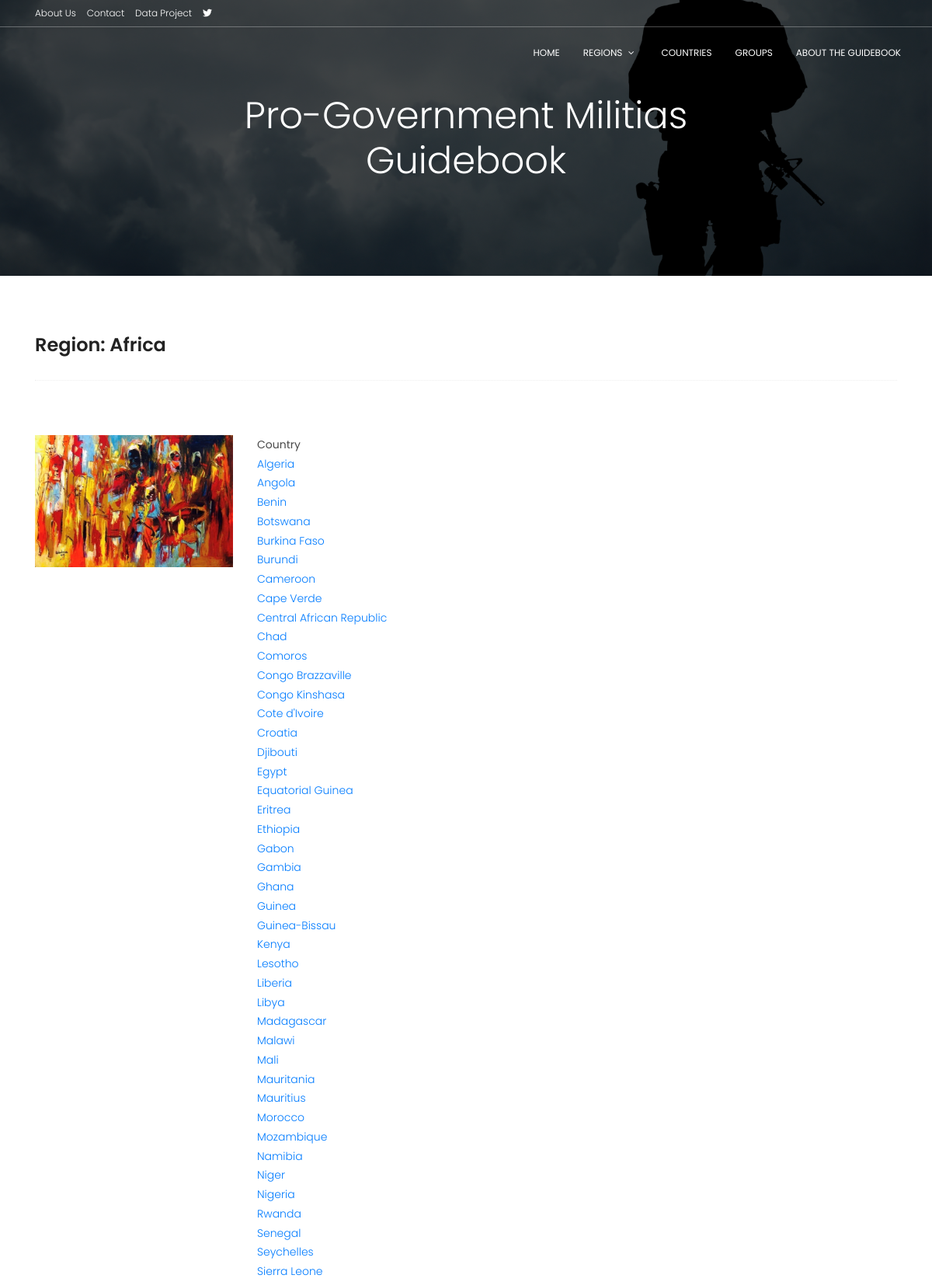
The page /regions/africa/ (upper part) on the database its author committed.
### dataentry/models.py (models this page shows, shortened)
class Country(models.Model):
    LEVEL1REGION = (('Asia', 'Asia'),('Africa','Africa'),('Americas','Americas'),('Oceania', 'Oceania'),('Europe', 'Europe'))
    LEVEL2REGION = (('Eastern Africa','Eastern Africa'),('Middle Africa','Middle Africa'),('Northern Africa','Northern Africa'),('Southern Africa','Southern Africa'),('Western Africa','Western Africa'),('Caribbean', 'Caribbean'),('Central America','Central America'),('South America','South America'),('Northern America','Northern America'),('Central Asia','Central Asia'),('Eastern Asia','Eastern Asia'),('Southern Asia','Southern Asia'),('South-Eastern Asia','South-Eastern Asia'),('Western Asia','Western Asia'),('Eastern Europe','Eastern Europe'),('Northern Europe','Northern Europe'),('Southern Europe','Southern Europe'),('Western Europe','Western Europe'),('Australia and New Zealand', 'Australia and New Zealand'),('Melanesia','Melanesia'),('Micronesia','Micronesia'),('Polynesia','Polynesia'))
    name = models.CharField("Name", max_length=200)
    abbreviation = models.CharField("Abbreviation", max_length=3)
    code = models.IntegerField("Code")
    level1region = models.CharField("Level 1 Region", choices=LEVEL1REGION, max_length=30, default='Africa')
    level2region = models.CharField("Level 2 Region", choices=LEVEL2REGION, max_length=30, default='Eastern Africa')
    isoalpha2 = models.CharField("Abbrev. (2 letter)", max_length=2, blank=True)
    class Meta:
            verbose_name = 'country'
            verbose_name_plural = 'countries'

### dataentry/views.py (the view)
# urls.py: path('regions/africa/', views.region_africa, name="region_africa"),
def region_africa(request):
    countries = Country.objects.filter(level1region="Africa").order_by("name")
    ctg = {}
    for c in countries:
        ctg[c] = set()
    ctglist = []
    for c in countries:
        ctglist.append([c, ctg[c]])
    return render(request, 'dataentry/region_africa.html', {'ctglist': ctglist})

### dataentry/templates/dataentry/region_africa.html (shortened to what this page needs)
{% extends "dataentry/home.html" %}
{% load static %}
{% block main_heading %}Region: Africa{% endblock %}
{% block content %}
<div class="section-top-border">
    <div class="row">
      <div class="col-md-3">
          <img src="{% static 'dataentry/africa.jpg' %}" alt="" title="" width="100%" />
      </div>
      <div class="col-md-9 mt-sm-20">
          <table>
              <tr><td><b>Country</b></td></tr>
              {% for item in ctglist %}
              <tr>
                <td><a href="/country/{{ item.0.id }}">{{ item.0.name }}</a></td>
              {% endfor %}
            </table>
      </div>
    </div>
</div>
{% endblock %}

### dataentry/static/dataentry/styling.css (style rules this page uses)
body { color: #777777; font-family: "Poppins", sans-serif; font-size: 14px; font-weight: 300; line-height: 1.625em; position: relative; }
a { -webkit-transition: all 0.3s ease 0s; -moz-transition: all 0.3s ease 0s; -o-transition: all 0.3s ease 0s; transition: all 0.3s ease 0s; }
a, a:focus, a:hover { text-decoration: none; outline: 0; }
td, th { border-radius: 0px; }
b, sup, sub, u, del { color: #494949; }
.section-top-border { padding: 70px 0; border-top: 1px dotted #eee; }

### rows shown on the page
Country: name "Algeria"
Country: name "Angola"
Country: name "Benin"
Country: name "Botswana"
Country: name "Burkina Faso"
Country: name "Burundi"
Country: name "Cameroon"
Country: name "Cape Verde"
Country: name "Central African Republic"
Country: name "Chad"
Country: name "Comoros"
Country: name "Congo Brazzaville"
Country: name "Congo Kinshasa"
Country: name "Cote d'Ivoire"
Country: name "Croatia"
Country: name "Djibouti"
Country: name "Egypt"
Country: name "Equatorial Guinea"
Country: name "Eritrea"
Country: name "Ethiopia"
Country: name "Gabon"
Country: name "Gambia"
Country: name "Ghana"
Country: name "Guinea"
Country: name "Guinea-Bissau"
Country: name "Kenya"
Country: name "Lesotho"
Country: name "Liberia"
Country: name "Libya"
Country: name "Madagascar"
Country: name "Malawi"
Country: name "Mali"
Country: name "Mauritania"
Country: name "Mauritius"
Country: name "Morocco"
Country: name "Mozambique"
Country: name "Namibia"
Country: name "Niger"
Country: name "Nigeria"
Country: name "Rwanda"
Country: name "Senegal"
Country: name "Seychelles"
Country: name "Sierra Leone"
